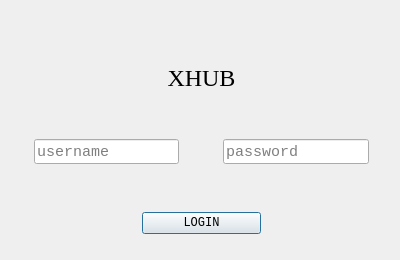
<?xml version="1.0" encoding="UTF-8"?>
<ui version="4.0">
 <class>LoginWindow</class>
 <widget class="QWidget" name="LoginWindow">
  <property name="geometry">
   <rect>
    <x>0</x>
    <y>0</y>
    <width>400</width>
    <height>260</height>
   </rect>
  </property>
  <property name="minimumSize">
   <size>
    <width>400</width>
    <height>260</height>
   </size>
  </property>
  <property name="maximumSize">
   <size>
    <width>16777215</width>
    <height>16777215</height>
   </size>
  </property>
  <property name="windowTitle">
   <string>GOLDRIVEN</string>
  </property>
  <layout class="QGridLayout" name="gridLayout">
   <item row="1" column="1">
    <layout class="QVBoxLayout" name="verticalLayout_2">
     <item>
      <layout class="QHBoxLayout" name="horizontalLayout_2">
       <item>
        <spacer name="horizontalSpacer_2">
         <property name="orientation">
          <enum>Qt::Horizontal</enum>
         </property>
         <property name="sizeHint" stdset="0">
          <size>
           <width>40</width>
           <height>20</height>
          </size>
         </property>
        </spacer>
       </item>
      </layout>
     </item>
     <item>
      <spacer name="verticalSpacer_3">
       <property name="orientation">
        <enum>Qt::Vertical</enum>
       </property>
       <property name="sizeHint" stdset="0">
        <size>
         <width>20</width>
         <height>30</height>
        </size>
       </property>
      </spacer>
     </item>
     <item>
      <layout class="QVBoxLayout" name="verticalLayout">
       <item>
        <widget class="BodyLabel" name="lbl_title">
         <property name="sizePolicy">
          <sizepolicy hsizetype="Expanding" vsizetype="Expanding">
           <horstretch>0</horstretch>
           <verstretch>0</verstretch>
          </sizepolicy>
         </property>
         <property name="font">
          <font>
           <family>Times New Roman</family>
           <pointsize>18</pointsize>
          </font>
         </property>
         <property name="text">
          <string>XHUB</string>
         </property>
         <property name="alignment">
          <set>Qt::AlignCenter</set>
         </property>
        </widget>
       </item>
       <item>
        <spacer name="verticalSpacer">
         <property name="orientation">
          <enum>Qt::Vertical</enum>
         </property>
         <property name="sizeHint" stdset="0">
          <size>
           <width>20</width>
           <height>40</height>
          </size>
         </property>
        </spacer>
       </item>
       <item>
        <layout class="QHBoxLayout" name="horizontalLayout">
         <property name="spacing">
          <number>4</number>
         </property>
         <property name="leftMargin">
          <number>10</number>
         </property>
         <property name="rightMargin">
          <number>10</number>
         </property>
         <item>
          <widget class="LineEdit" name="ldt_username">
           <property name="sizePolicy">
            <sizepolicy hsizetype="Expanding" vsizetype="Expanding">
             <horstretch>0</horstretch>
             <verstretch>0</verstretch>
            </sizepolicy>
           </property>
           <property name="maximumSize">
            <size>
             <width>16777215</width>
             <height>25</height>
            </size>
           </property>
           <property name="font">
            <font>
             <family>Consolas</family>
             <pointsize>11</pointsize>
            </font>
           </property>
           <property name="styleSheet">
            <string notr="true"/>
           </property>
           <property name="inputMask">
            <string/>
           </property>
           <property name="maxLength">
            <number>32767</number>
           </property>
           <property name="placeholderText">
            <string>username</string>
           </property>
          </widget>
         </item>
         <item>
          <spacer name="horizontalSpacer">
           <property name="orientation">
            <enum>Qt::Horizontal</enum>
           </property>
           <property name="sizeType">
            <enum>QSizePolicy::Fixed</enum>
           </property>
           <property name="sizeHint" stdset="0">
            <size>
             <width>40</width>
             <height>40</height>
            </size>
           </property>
          </spacer>
         </item>
         <item>
          <widget class="LineEdit" name="ldt_passwd">
           <property name="sizePolicy">
            <sizepolicy hsizetype="Expanding" vsizetype="Expanding">
             <horstretch>0</horstretch>
             <verstretch>0</verstretch>
            </sizepolicy>
           </property>
           <property name="maximumSize">
            <size>
             <width>16777215</width>
             <height>25</height>
            </size>
           </property>
           <property name="font">
            <font>
             <family>Consolas</family>
             <pointsize>11</pointsize>
            </font>
           </property>
           <property name="styleSheet">
            <string notr="true"/>
           </property>
           <property name="echoMode">
            <enum>QLineEdit::Password</enum>
           </property>
           <property name="placeholderText">
            <string>password</string>
           </property>
          </widget>
         </item>
        </layout>
       </item>
       <item>
        <spacer name="verticalSpacer_2">
         <property name="orientation">
          <enum>Qt::Vertical</enum>
         </property>
         <property name="sizeHint" stdset="0">
          <size>
           <width>20</width>
           <height>40</height>
          </size>
         </property>
        </spacer>
       </item>
       <item>
        <layout class="QHBoxLayout" name="horizontalLayout_3">
         <item>
          <spacer name="horizontalSpacer_3">
           <property name="orientation">
            <enum>Qt::Horizontal</enum>
           </property>
           <property name="sizeHint" stdset="0">
            <size>
             <width>40</width>
             <height>20</height>
            </size>
           </property>
          </spacer>
         </item>
         <item>
          <widget class="PrimaryPushButton" name="btn_login">
           <property name="sizePolicy">
            <sizepolicy hsizetype="Expanding" vsizetype="Expanding">
             <horstretch>0</horstretch>
             <verstretch>0</verstretch>
            </sizepolicy>
           </property>
           <property name="font">
            <font>
             <family>Consolas</family>
            </font>
           </property>
           <property name="text">
            <string>LOGIN</string>
           </property>
           <property name="autoDefault">
            <bool>false</bool>
           </property>
           <property name="default">
            <bool>true</bool>
           </property>
          </widget>
         </item>
         <item>
          <spacer name="horizontalSpacer_4">
           <property name="orientation">
            <enum>Qt::Horizontal</enum>
           </property>
           <property name="sizeHint" stdset="0">
            <size>
             <width>40</width>
             <height>20</height>
            </size>
           </property>
          </spacer>
         </item>
        </layout>
       </item>
      </layout>
     </item>
    </layout>
   </item>
   <item row="1" column="2">
    <spacer name="horizontalSpacer_6">
     <property name="orientation">
      <enum>Qt::Horizontal</enum>
     </property>
     <property name="sizeHint" stdset="0">
      <size>
       <width>37</width>
       <height>20</height>
      </size>
     </property>
    </spacer>
   </item>
   <item row="1" column="0">
    <spacer name="horizontalSpacer_5">
     <property name="orientation">
      <enum>Qt::Horizontal</enum>
     </property>
     <property name="sizeHint" stdset="0">
      <size>
       <width>40</width>
       <height>20</height>
      </size>
     </property>
    </spacer>
   </item>
   <item row="2" column="1">
    <spacer name="verticalSpacer_7">
     <property name="orientation">
      <enum>Qt::Vertical</enum>
     </property>
     <property name="sizeHint" stdset="0">
      <size>
       <width>20</width>
       <height>40</height>
      </size>
     </property>
    </spacer>
   </item>
   <item row="0" column="1">
    <spacer name="verticalSpacer_6">
     <property name="orientation">
      <enum>Qt::Vertical</enum>
     </property>
     <property name="sizeHint" stdset="0">
      <size>
       <width>20</width>
       <height>40</height>
      </size>
     </property>
    </spacer>
   </item>
  </layout>
 </widget>
 <customwidgets>
  <customwidget>
   <class>BodyLabel</class>
   <extends>QLabel</extends>
   <header>qfluentwidgets</header>
  </customwidget>
  <customwidget>
   <class>LineEdit</class>
   <extends>QLineEdit</extends>
   <header>qfluentwidgets</header>
  </customwidget>
  <customwidget>
   <class>PrimaryPushButton</class>
   <extends>QPushButton</extends>
   <header>qfluentwidgets</header>
  </customwidget>
 </customwidgets>
 <tabstops>
  <tabstop>btn_login</tabstop>
 </tabstops>
 <resources/>
 <connections/>
</ui>
